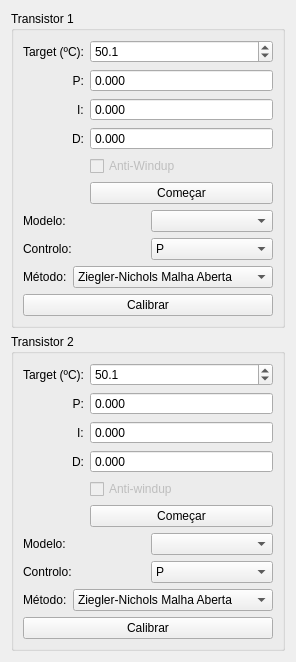
           <widget class="QWidget" name="PID">
            <attribute name="title">
             <string>PID</string>
            </attribute>
            <layout class="QVBoxLayout" name="verticalLayout_8">
             <item>
              <widget class="QGroupBox" name="groupBox_2">
               <property name="title">
                <string>Transistor 1</string>
               </property>
               <layout class="QGridLayout" name="gridLayout_13">
                <item row="0" column="0">
                 <layout class="QFormLayout" name="formLayout_3">
                  <property name="labelAlignment">
                   <set>Qt::AlignRight|Qt::AlignTrailing|Qt::AlignVCenter</set>
                  </property>
                  <item row="0" column="0">
                   <widget class="QLabel" name="label_14">
                    <property name="text">
                     <string>Target (ºC):</string>
                    </property>
                   </widget>
                  </item>
                  <item row="0" column="1">
                   <widget class="QDoubleSpinBox" name="pidT1TargetDSBox">
                    <property name="decimals">
                     <number>1</number>
                    </property>
                    <property name="minimum">
                     <double>20.000000000000000</double>
                    </property>
                    <property name="singleStep">
                     <double>0.323000000000000</double>
                    </property>
                    <property name="value">
                     <double>50.100000000000001</double>
                    </property>
                   </widget>
                  </item>
                  <item row="1" column="0">
                   <widget class="QLabel" name="label_15">
                    <property name="text">
                     <string>P:</string>
                    </property>
                    <property name="alignment">
                     <set>Qt::AlignRight|Qt::AlignTrailing|Qt::AlignVCenter</set>
                    </property>
                   </widget>
                  </item>
                  <item row="1" column="1">
                   <widget class="QDoubleSpinBox" name="pidT1PDSBox">
                    <property name="wrapping">
                     <bool>false</bool>
                    </property>
                    <property name="frame">
                     <bool>true</bool>
                    </property>
                    <property name="buttonSymbols">
                     <enum>QAbstractSpinBox::NoButtons</enum>
                    </property>
                    <property name="showGroupSeparator" stdset="0">
                     <bool>false</bool>
                    </property>
                    <property name="decimals">
                     <number>3</number>
                    </property>
                    <property name="maximum">
                     <double>9999.000000000000000</double>
                    </property>
                   </widget>
                  </item>
                  <item row="2" column="0">
                   <widget class="QLabel" name="label_16">
                    <property name="text">
                     <string>I:</string>
                    </property>
                   </widget>
                  </item>
                  <item row="2" column="1">
                   <widget class="QDoubleSpinBox" name="pidT1IDSBox">
                    <property name="wrapping">
                     <bool>false</bool>
                    </property>
                    <property name="frame">
                     <bool>true</bool>
                    </property>
                    <property name="buttonSymbols">
                     <enum>QAbstractSpinBox::NoButtons</enum>
                    </property>
                    <property name="showGroupSeparator" stdset="0">
                     <bool>false</bool>
                    </property>
                    <property name="decimals">
                     <number>3</number>
                    </property>
                    <property name="maximum">
                     <double>9999.000000000000000</double>
                    </property>
                   </widget>
                  </item>
                  <item row="3" column="0">
                   <widget class="QLabel" name="label_17">
                    <property name="text">
                     <string>D:</string>
                    </property>
                   </widget>
                  </item>
                  <item row="3" column="1">
                   <widget class="QDoubleSpinBox" name="pidT1DDSBox">
                    <property name="wrapping">
                     <bool>false</bool>
                    </property>
                    <property name="frame">
                     <bool>true</bool>
                    </property>
                    <property name="buttonSymbols">
                     <enum>QAbstractSpinBox::NoButtons</enum>
                    </property>
                    <property name="showGroupSeparator" stdset="0">
                     <bool>false</bool>
                    </property>
                    <property name="decimals">
                     <number>3</number>
                    </property>
                    <property name="maximum">
                     <double>9999.000000000000000</double>
                    </property>
                   </widget>
                  </item>
                  <item row="5" column="1">
                   <widget class="QPushButton" name="pidT1StartButton">
                    <property name="minimumSize">
                     <size>
                      <width>0</width>
                      <height>20</height>
                     </size>
                    </property>
                    <property name="text">
                     <string>Começar</string>
                    </property>
                   </widget>
                  </item>
                  <item row="4" column="1">
                   <widget class="QCheckBox" name="pidT1AWcheckBox">
                    <property name="enabled">
                     <bool>false</bool>
                    </property>
                    <property name="minimumSize">
                     <size>
                      <width>0</width>
                      <height>20</height>
                     </size>
                    </property>
                    <property name="text">
                     <string>Anti-Windup</string>
                    </property>
                   </widget>
                  </item>
                 </layout>
                </item>
                <item row="1" column="0">
                 <layout class="QVBoxLayout" name="verticalLayout_3">
                  <item>
                   <layout class="QHBoxLayout" name="horizontalLayout_7">
                    <item>
                     <widget class="QLabel" name="label_6">
                      <property name="text">
                       <string>Modelo:</string>
                      </property>
                     </widget>
                    </item>
                    <item>
                     <widget class="QComboBox" name="t1ModeloCBox"/>
                    </item>
                   </layout>
                  </item>
                  <item>
                   <layout class="QHBoxLayout" name="horizontalLayout_8">
                    <item>
                     <widget class="QLabel" name="label_7">
                      <property name="text">
                       <string>Controlo:</string>
                      </property>
                     </widget>
                    </item>
                    <item>
                     <widget class="QComboBox" name="t1ControloCBox">
                      <item>
                       <property name="text">
                        <string>P</string>
                       </property>
                      </item>
                      <item>
                       <property name="text">
                        <string>PI</string>
                       </property>
                      </item>
                      <item>
                       <property name="text">
                        <string>PID</string>
                       </property>
                      </item>
                     </widget>
                    </item>
                   </layout>
                  </item>
                  <item>
                   <layout class="QHBoxLayout" name="horizontalLayout_15">
                    <item>
                     <widget class="QLabel" name="label_28">
                      <property name="text">
                       <string>Método:</string>
                      </property>
                     </widget>
                    </item>
                    <item>
                     <widget class="QComboBox" name="t1MetodoCBox">
                      <item>
                       <property name="text">
                        <string>Ziegler-Nichols Malha Aberta</string>
                       </property>
                      </item>
                      <item>
                       <property name="text">
                        <string>Cohen-Coon</string>
                       </property>
                      </item>
                      <item>
                       <property name="text">
                        <string>ITAE - Entradas de Referência</string>
                       </property>
                      </item>
                      <item>
                       <property name="text">
                        <string>ITAE - Rejeição a Perturbações</string>
                       </property>
                      </item>
                     </widget>
                    </item>
                   </layout>
                  </item>
                  <item>
                   <widget class="QPushButton" name="t1CalibrateButton">
                    <property name="minimumSize">
                     <size>
                      <width>0</width>
                      <height>20</height>
                     </size>
                    </property>
                    <property name="text">
                     <string>Calibrar</string>
                    </property>
                   </widget>
                  </item>
                 </layout>
                </item>
               </layout>
              </widget>
             </item>
             <item>
              <widget class="QGroupBox" name="groupBox_3">
               <property name="title">
                <string>Transistor 2</string>
               </property>
               <layout class="QGridLayout" name="gridLayout_14">
                <item row="0" column="0">
                 <layout class="QFormLayout" name="formLayout_4">
                  <property name="labelAlignment">
                   <set>Qt::AlignRight|Qt::AlignTrailing|Qt::AlignVCenter</set>
                  </property>
                  <item row="0" column="0">
                   <widget class="QLabel" name="label_18">
                    <property name="text">
                     <string>Target (ºC):</string>
                    </property>
                   </widget>
                  </item>
                  <item row="0" column="1">
                   <widget class="QDoubleSpinBox" name="pidT2TargetDSBox">
                    <property name="decimals">
                     <number>1</number>
                    </property>
                    <property name="minimum">
                     <double>20.000000000000000</double>
                    </property>
                    <property name="singleStep">
                     <double>0.323000000000000</double>
                    </property>
                    <property name="value">
                     <double>50.100000000000001</double>
                    </property>
                   </widget>
                  </item>
                  <item row="1" column="0">
                   <widget class="QLabel" name="label_19">
                    <property name="text">
                     <string>P:</string>
                    </property>
                    <property name="alignment">
                     <set>Qt::AlignRight|Qt::AlignTrailing|Qt::AlignVCenter</set>
                    </property>
                   </widget>
                  </item>
                  <item row="1" column="1">
                   <widget class="QDoubleSpinBox" name="pidT2PDSBox">
                    <property name="wrapping">
                     <bool>false</bool>
                    </property>
                    <property name="frame">
                     <bool>true</bool>
                    </property>
                    <property name="buttonSymbols">
                     <enum>QAbstractSpinBox::NoButtons</enum>
                    </property>
                    <property name="showGroupSeparator" stdset="0">
                     <bool>false</bool>
                    </property>
                    <property name="decimals">
                     <number>3</number>
                    </property>
                    <property name="maximum">
                     <double>9999.000000000000000</double>
                    </property>
                   </widget>
                  </item>
                  <item row="2" column="0">
                   <widget class="QLabel" name="label_20">
                    <property name="text">
                     <string>I:</string>
                    </property>
                   </widget>
                  </item>
                  <item row="2" column="1">
                   <widget class="QDoubleSpinBox" name="pidT2IDSBox">
                    <property name="wrapping">
                     <bool>false</bool>
                    </property>
                    <property name="frame">
                     <bool>true</bool>
                    </property>
                    <property name="buttonSymbols">
                     <enum>QAbstractSpinBox::NoButtons</enum>
                    </property>
                    <property name="showGroupSeparator" stdset="0">
                     <bool>false</bool>
                    </property>
                    <property name="decimals">
                     <number>3</number>
                    </property>
                    <property name="maximum">
                     <double>9999.000000000000000</double>
                    </property>
                   </widget>
                  </item>
                  <item row="3" column="0">
                   <widget class="QLabel" name="label_21">
                    <property name="text">
                     <string>D:</string>
                    </property>
                   </widget>
                  </item>
                  <item row="3" column="1">
                   <widget class="QDoubleSpinBox" name="pidT2DDSBox">
                    <property name="wrapping">
                     <bool>false</bool>
                    </property>
                    <property name="frame">
                     <bool>true</bool>
                    </property>
                    <property name="buttonSymbols">
                     <enum>QAbstractSpinBox::NoButtons</enum>
                    </property>
                    <property name="showGroupSeparator" stdset="0">
                     <bool>false</bool>
                    </property>
                    <property name="decimals">
                     <number>3</number>
                    </property>
                    <property name="maximum">
                     <double>9999.000000000000000</double>
                    </property>
                   </widget>
                  </item>
                  <item row="5" column="1">
                   <widget class="QPushButton" name="pidT2StartButton">
                    <property name="minimumSize">
                     <size>
                      <width>0</width>
                      <height>20</height>
                     </size>
                    </property>
                    <property name="text">
                     <string>Começar</string>
                    </property>
                   </widget>
                  </item>
                  <item row="4" column="1">
                   <widget class="QCheckBox" name="pidT2AWcheckBox">
                    <property name="enabled">
                     <bool>false</bool>
                    </property>
                    <property name="text">
                     <string>Anti-windup</string>
                    </property>
                   </widget>
                  </item>
                 </layout>
                </item>
                <item row="1" column="0">
                 <layout class="QVBoxLayout" name="verticalLayout_4">
                  <item>
                   <layout class="QHBoxLayout" name="horizontalLayout_9">
                    <item>
                     <widget class="QLabel" name="label_10">
                      <property name="text">
                       <string>Modelo:</string>
                      </property>
                     </widget>
                    </item>
                    <item>
                     <widget class="QComboBox" name="t2ModeloCBox"/>
                    </item>
                   </layout>
                  </item>
                  <item>
                   <layout class="QHBoxLayout" name="horizontalLayout_10">
                    <item>
                     <widget class="QLabel" name="label_12">
                      <property name="text">
                       <string>Controlo:</string>
                      </property>
                     </widget>
                    </item>
                    <item>
                     <widget class="QComboBox" name="t2ControloCBox">
                      <item>
                       <property name="text">
                        <string>P</string>
                       </property>
                      </item>
                      <item>
                       <property name="text">
                        <string>PI</string>
                       </property>
                      </item>
                      <item>
                       <property name="text">
                        <string>PID</string>
                       </property>
                      </item>
                     </widget>
                    </item>
                   </layout>
                  </item>
                  <item>
                   <layout class="QHBoxLayout" name="horizontalLayout_16">
                    <item>
                     <widget class="QLabel" name="label_29">
                      <property name="text">
                       <string>Método:</string>
                      </property>
                     </widget>
                    </item>
                    <item>
                     <widget class="QComboBox" name="t2MetodoCBox">
                      <item>
                       <property name="text">
                        <string>Ziegler-Nichols Malha Aberta</string>
                       </property>
                      </item>
                      <item>
                       <property name="text">
                        <string>Cohen-Coon</string>
                       </property>
                      </item>
                      <item>
                       <property name="text">
                        <string>ITAE - Entradas de Referência</string>
                       </property>
                      </item>
                      <item>
                       <property name="text">
                        <string>ITAE - Rejeição a Perturbações</string>
                       </property>
                      </item>
                     </widget>
                    </item>
                   </layout>
                  </item>
                  <item>
                   <widget class="QPushButton" name="t2CalibrateButton">
                    <property name="minimumSize">
                     <size>
                      <width>0</width>
                      <height>20</height>
                     </size>
                    </property>
                    <property name="text">
                     <string>Calibrar</string>
                    </property>
                   </widget>
                  </item>
                 </layout>
                </item>
               </layout>
              </widget>
             </item>
            </layout>
           </widget>
